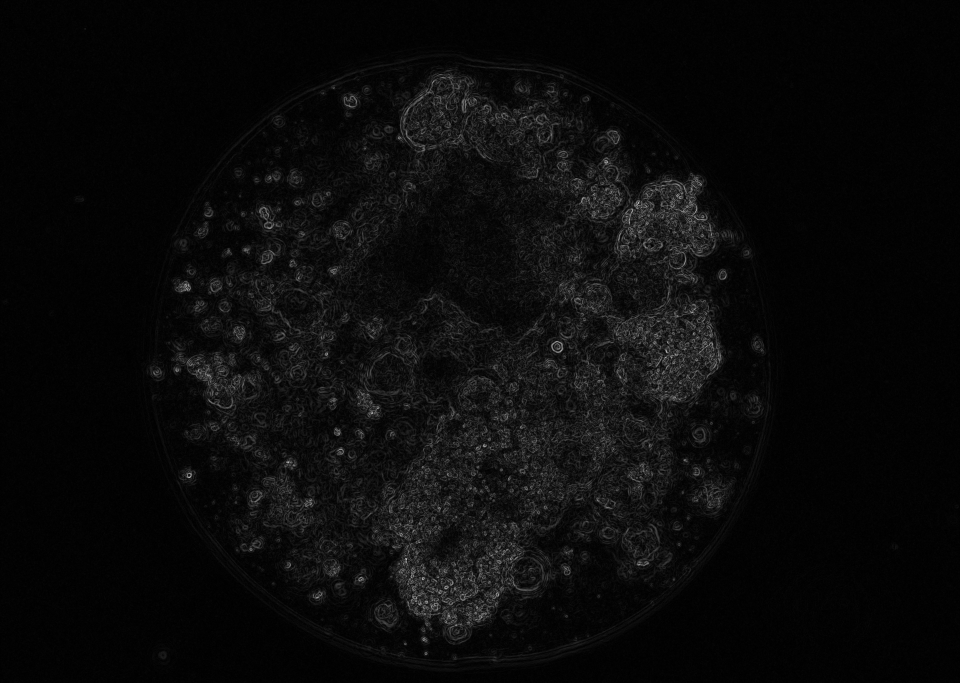
#> input picture DEO-MARKDOWN/App80 DEO/10uM/05-十二月-2025/10x00/vision_prior_droplet_artifacts/gradient_magnitude.png, 2880 x 2048 px (shown at 1/3 size)
$ python -i 07_analyze_single_droplet_10x_pure.py   (imports and definitions only)
#> lines starting #> are read from the running program, lines starting #| are printed output that depends on the picture; after the words box and inside, x2 and y2 are one past the last pixel; in counts of white or black regions, pixels touching at a corner belong together
#> further down, picture is the input picture: shape (2048, 2880); min 0, max 255, mean 10.5
#!/usr/bin/env python3
import argparse
import json
import math
import re
from pathlib import Path
from typing import Dict, List, Tuple

import numpy as np
from PIL import Image
from scipy import ndimage as ndi


# [26 lines left out: function parse_path_metadata, not called in this run]


def load_gray_image(source_png: Path) -> np.ndarray:
    with Image.open(source_png) as im:
        return np.array(im.convert("L"))


def build_circle_mask(height: int, width: int, cx: float, cy: float, radius: float) -> np.ndarray:
    yy, xx = np.ogrid[:height, :width]
    return ((xx - cx) ** 2 + (yy - cy) ** 2) <= radius ** 2


def estimate_central_blob(gray: np.ndarray) -> Dict[str, float]:
    h, w = gray.shape
#> h = 2048; w = 2880
    blur = ndi.gaussian_filter(gray.astype(np.float32), sigma=2.5)
    valid = gray > 5
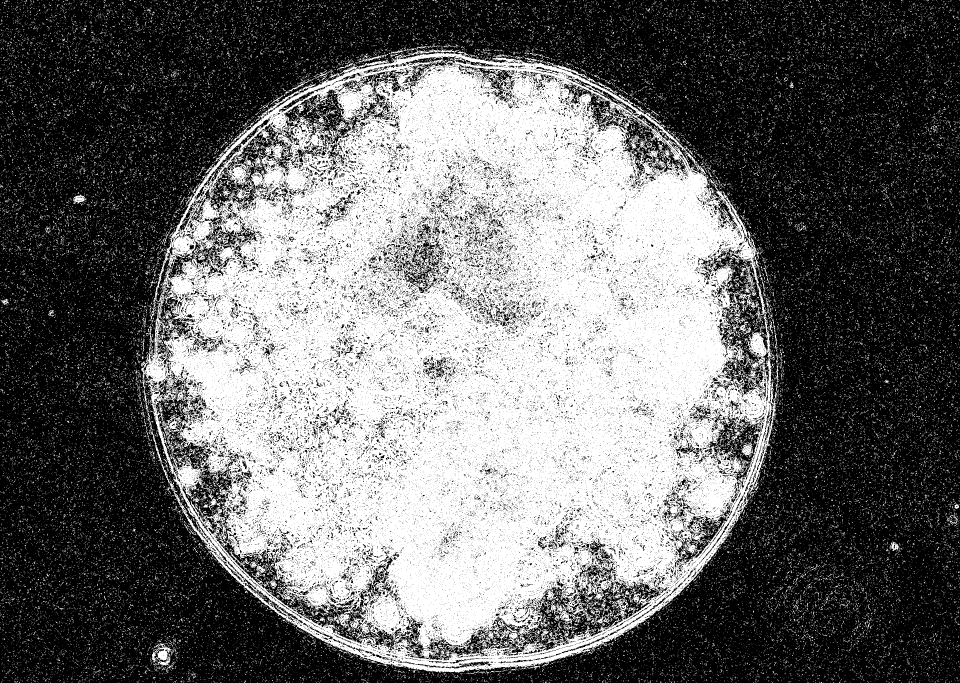
#> valid: shape (2048, 2880) bool (shown at 1/3 size); 41.8% white; 67324 white regions (66459 under 20 px), largest, box (x1, y1, x2, y2) and area: (423, 138, 2334, 2019) 2223480, (455, 1929, 521, 1988) 1504, (1825, 1771, 1892, 1857) 1296
    if not np.any(valid):
        return {
            "area_px": 0.0,
            "center_x_px": w / 2.0,
            "center_y_px": h / 2.0,
            "radius_equiv_px": min(h, w) * 0.22,
            "radius_enclosing_px": min(h, w) * 0.24,
        }

    p35 = float(np.percentile(blur[valid], 35))
#> p35 = 12.41
    dark = (blur <= p35) & valid
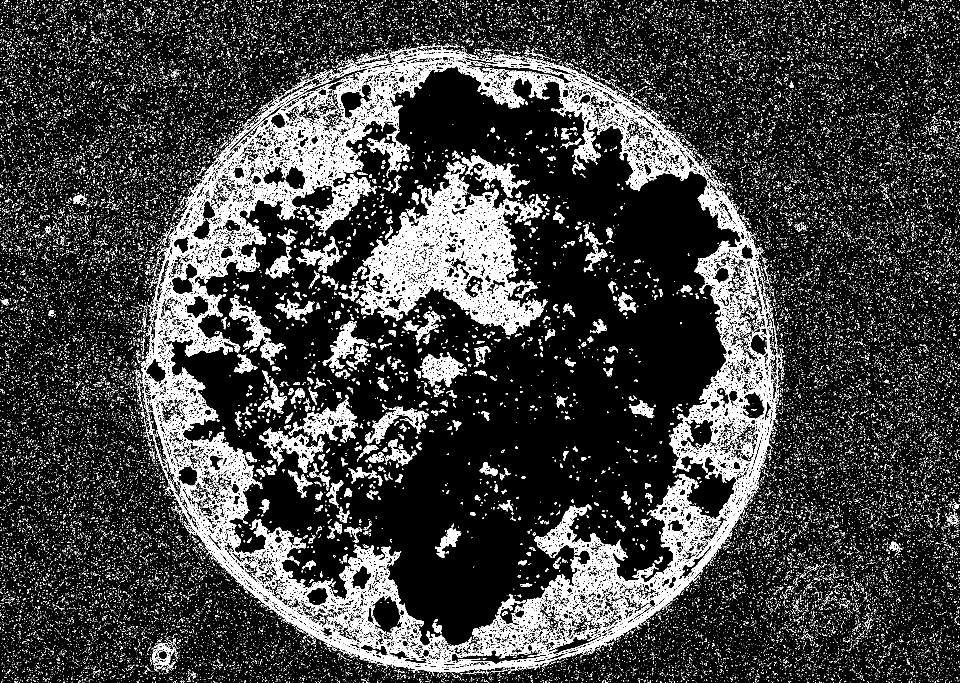
#> dark: shape (2048, 2880) bool (shown at 1/3 size); 14.6% white; 69553 white regions (68019 under 20 px), largest, box (x1, y1, x2, y2) and area: (423, 138, 2334, 2019) 389794, (1073, 515, 1644, 1006) 85656, (910, 1184, 1074, 1327) 6776
    dark = ndi.binary_opening(dark, structure=np.ones((3, 3), dtype=bool), iterations=1)
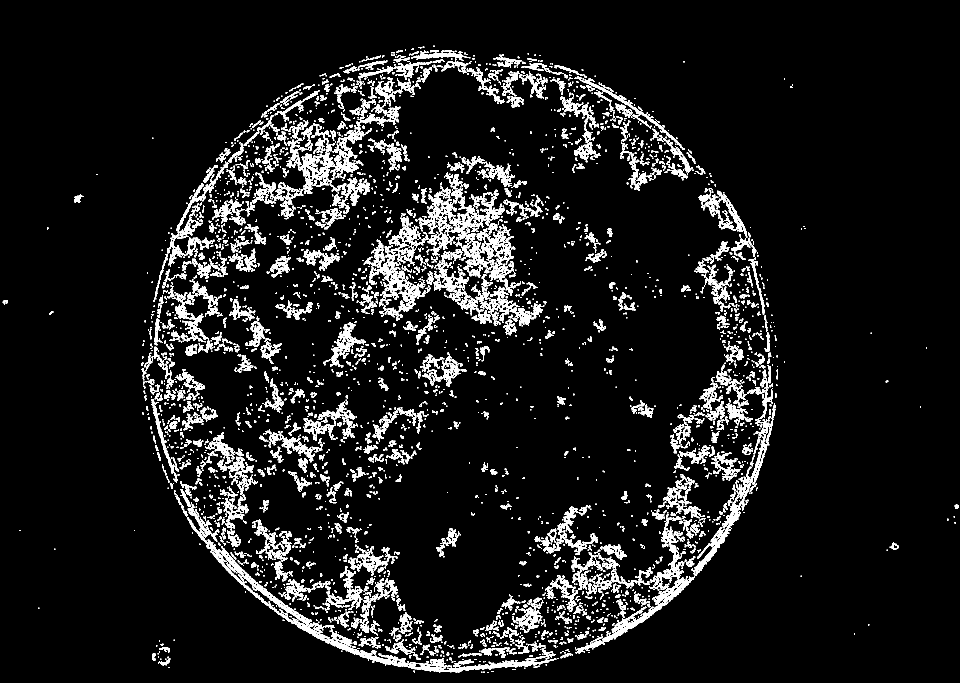
#> dark: shape (2048, 2880) bool (shown at 1/3 size); 7.4% white; 5882 white regions (2769 under 20 px), largest, box (x1, y1, x2, y2) and area: (655, 1639, 1202, 2001) 10703, (1727, 1729, 2085, 1960) 7434, (2080, 1302, 2308, 1728) 6771
    dark = ndi.binary_closing(dark, structure=np.ones((5, 5), dtype=bool), iterations=1)
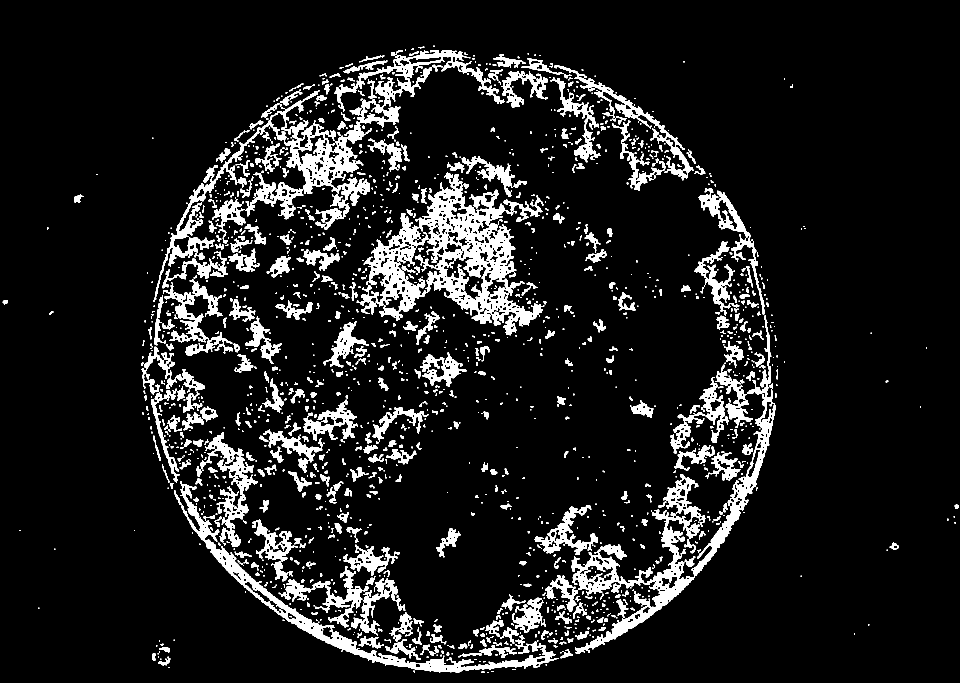
#> dark: shape (2048, 2880) bool (shown at 1/3 size); 9.5% white; 1664 white regions (736 under 20 px), largest, box (x1, y1, x2, y2) and area: (1070, 516, 1633, 1006) 80757, (460, 150, 1513, 905) 62109, (1714, 946, 2327, 1960) 52632

    labels, n = ndi.label(dark)
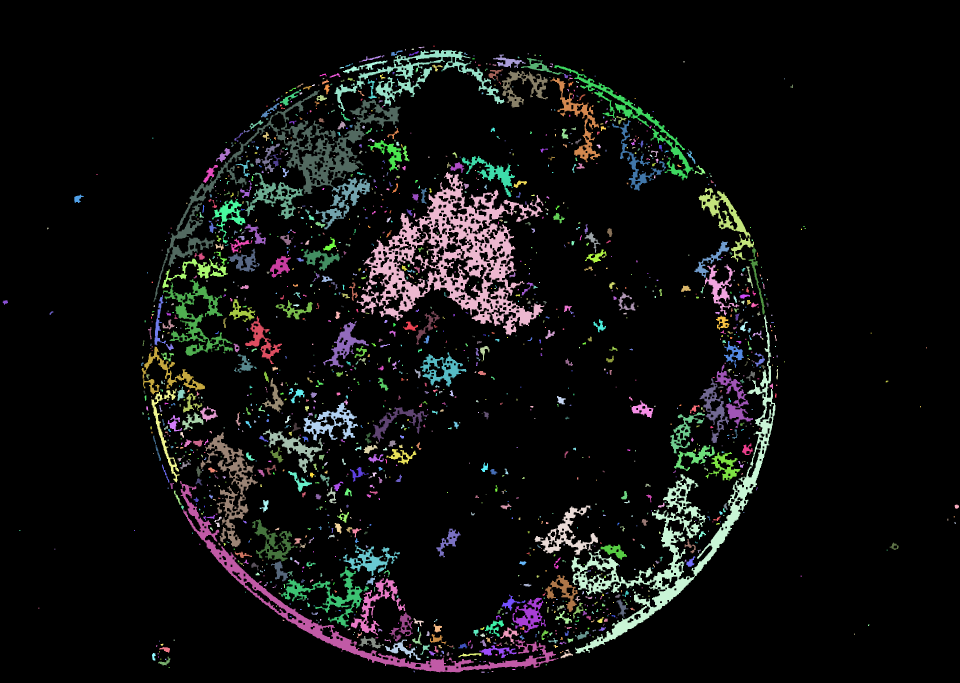
#> labels: shape (2048, 2880) int32 (shown at 1/3 size); 1708 distinct labels, from 0 to 1707; one colour per label, 0 black
#> n = 1707
    image_cx = w / 2.0
#> image_cx = 1440
    image_cy = h / 2.0
#> image_cy = 1024
    diag = math.hypot(w, h)
#> diag = 3533.9
    best_label = 0
    best_score = -1.0
    best_area = 0
    for i in range(1, n + 1):
        area = int(np.count_nonzero(labels == i))
        if area < 500:
            continue
        ys, xs = np.where(labels == i)
        cx = float(np.mean(xs))
        cy = float(np.mean(ys))
        dist = math.hypot(cx - image_cx, cy - image_cy)
        center_score = max(0.0, 1.0 - (dist / (0.55 * diag)))
        score = area * (0.35 + 0.65 * center_score)
        if score > best_score:
            best_label = i
            best_score = score
            best_area = area
#> this loop made 1707 passes
#> (area, cx, cy, dist, center_score, score, best_score, best_area) on passes 5, 79, 292: (15848, 1249.9, 227.7, 818.7, 0.579, 11508.8, 11508.8, 15848), (39683, 867, 497.1, 778.4, 0.6, 29352.9, 29352.9, 39683), (80745, 1362.6, 775.9, 259.9, 0.866, 73727.2, 73727.2, 80745)
#> area on passes 2, 3, 6, 7, 8, 13: 51, 26, 219, 116, 31, 307
#> after the loop, best_area = 80745; best_label = 292; best_score = 73727.2

    if best_label == 0:
        return {
            "area_px": 0.0,
            "center_x_px": image_cx,
            "center_y_px": image_cy,
            "radius_equiv_px": min(h, w) * 0.22,
            "radius_enclosing_px": min(h, w) * 0.24,
        }

    ys, xs = np.where(labels == best_label)
    cx = float(np.mean(xs))
    cy = float(np.mean(ys))
    d = np.sqrt((xs - cx) ** 2 + (ys - cy) ** 2)
    return {
        "area_px": float(best_area),
        "center_x_px": cx,
        "center_y_px": cy,
        "radius_equiv_px": float(math.sqrt(best_area / math.pi)),
        "radius_enclosing_px": float(np.max(d)) if d.size else float(math.sqrt(best_area / math.pi)),
    }


# [225 lines left out: functions circle_edge_score, visible_fraction, estimate_circle, count_dark_components, shape_class, main, not called in this run]


# [2 lines not run here, left out]

>>> import cv2
>>> picture = cv2.imread('../../../DEO-MARKDOWN/App80 DEO/10uM/05-十二月-2025/10x00/vision_prior_droplet_artifacts/gradient_magnitude.png', cv2.IMREAD_GRAYSCALE)
>>> result = estimate_central_blob(picture)
#> result = {'area_px': 80745, 'center_x_px': 1362.6, 'center_y_px': 775.9, 'radius_equiv_px': 160.3, 'radius_enclosing_px': 320.8}
